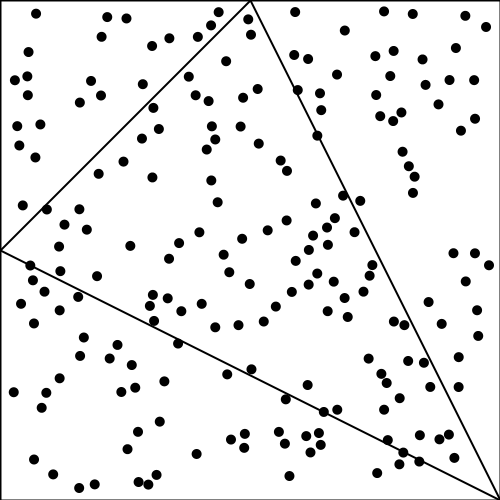
Frame 1 (no input)
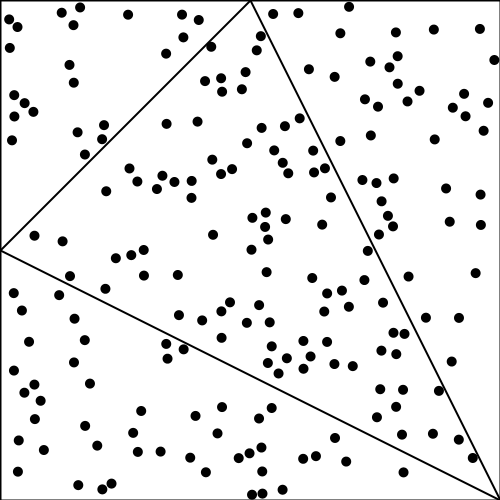
Frame 60 (the mouse pressed at the canvas centre just before this capture)
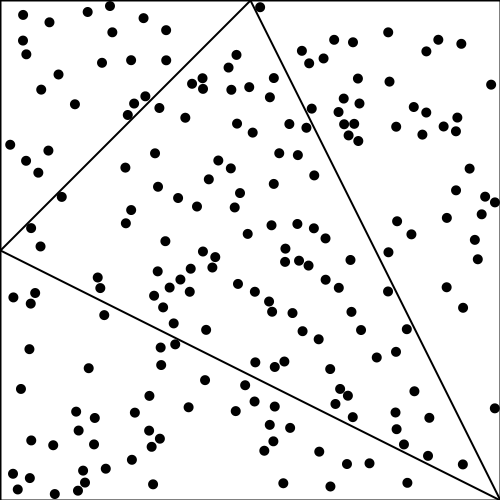
Frame 120 (the mouse held since frame 60 and released just before this capture)

The Processing sketch that drew these frames (run headless with seeded random() and noise(); from frame 60 on, the mouse is pressed at the canvas centre):

// Processing sketch: collisionSystems2D
// ── collisionSystems2D.pde
CollisionSystem cs;
ArrayList<FixedWall> walls;
ArrayList<PVector> trail;
Particle bigPart;

void fit4() {
  Particle A = new Particle (new PVector(50,50), 50);
  A.vel = new PVector(22,22);
  Particle B = new Particle (new PVector(250,100), 35);
  B.vel = new PVector(-30,30);
  Particle C = new Particle (new PVector(150,325), 25);
  C.vel = new PVector(0,-35);
  
  float ttiAB = A.getCollisionTime(B);
  float ttiAC = A.getCollisionTime(C);
  float ttiBC = B.getCollisionTime(C);
  
  println("AB time = " + ttiAB);
  println("AC time = " + ttiAC);
  println("BC time = " + ttiBC);
  
  B.update(ttiBC);
  C.update(ttiBC);
  
  println("B loc = " + B.loc);
  println("C loc = " + C.loc);
  
  B.performCollision(C);
  
  println("B new vel = " + B.vel);
  println("C new vel = " + C.vel);
}

void setup() {
  fit4();
  
  size(500,500);
  cs = new CollisionSystem(0,20);
  /*
  bigPart = new Particle(new PVector(width/2,height/2), 100);
  bigPart.mass = 20;
  cs.parts.add(bigPart);
  */
  float rad = 5;
  while(cs.parts.size() < 200) {
    Particle p = new Particle(new PVector(random(rad*2,width-rad*2),random(rad*2,height-rad*2)), rad);
    boolean isect = false;
    for(Particle other : cs.parts) {
      if(p.intersect(other)) {
        isect = true;
        break;
      }
    }
    if(!isect) {
      cs.parts.add(p);
    }
  }
  trail = new ArrayList<PVector>();
  
  walls = new ArrayList<FixedWall>();
  
  walls.add(new FixedWall(new PVector(width/2,0), new PVector(0,height/2)));
  walls.add(new FixedWall(new PVector(0,height/2), new PVector(width,height)));
  walls.add(new FixedWall(new PVector(width,height), new PVector(width/2,0)));
  
  //walls.add(new FixedWall(new PVector(100,100), new PVector(300,300)));
  
  walls.add(new FixedWall(new PVector(0,0), new PVector(width,0)));
  walls.add(new FixedWall(new PVector(width,0), new PVector(width,height)));
  walls.add(new FixedWall(new PVector(width,height), new PVector(0,height)));
  walls.add(new FixedWall(new PVector(0,height), new PVector(0,0)));
  
}

void draw() {
  background(255);
  fill(0);
  for(FixedWall w : walls) {
    w.display();
  }
  //cs.run();
  //cs.runWithIntersections();
  //cs.runWithWallIntersections(walls);
  //cs.runShowingParticleCollisions();
  //cs.runShowingWallCollisions(walls);
  //cs.runWithWallCollisions(walls);
  //cs.runWithParticleCollisions();
  cs.runWithParticleAndWallCollisions(walls);
  //trail.add(bigPart.loc.copy());
  
  stroke(0,255,0);
  noFill();
  beginShape();
  for(PVector v : trail) vertex(v.x,v.y);
  endShape();
}

void keyPressed() {
  loop();
}

// ── CollisionSystem.pde
import java.util.Map;

class CollisionSystem {
  ArrayList<Particle> parts;
  
  public CollisionSystem(int num, float rad) {
    parts = new ArrayList<Particle>();
    while(parts.size() < num) {
      Particle p = new Particle(new PVector(random(rad*2,width-rad*2),random(rad*2,height-rad*2)), rad);
      boolean isect = false;
      for(Particle other : parts) {
        if(p.intersect(other)) {
          isect = true;
          break;
        }
      }
      if(!isect) {
        parts.add(p);
      }
    }
  }
  
  public CollisionSystem(int num) {
    this(num,5);
  }
  
  public void runWithWallIntersections(ArrayList<FixedWall> walls) {
    for(Particle p : parts) {
      boolean isect = false;
      for(FixedWall w : walls) {
        isect = isect || p.intersect(w);
      }
      if(isect) fill(0,255,255);
      else fill(0);
      p.run();
    }
  }
  
  public void runWithIntersections() {
    for(Particle p : parts) {
      boolean isect = false;
      for(Particle q : parts) {
        if(p != q) {
          isect = isect || p.intersect(q);
        }
      }
      if(isect) fill(255,0,0);
      else fill(0);
      p.run();
    }
  }
  
  public void runShowingParticleCollisions() {
    for(Particle p : parts) {
      float timeToIntersect = 100;
      for(Particle q : parts) {
        if(p != q) {
          float tti = p.getCollisionTime(q);
          if(tti >= 0 && tti < timeToIntersect)
            timeToIntersect = tti;
        }
      }
      fill(map(timeToIntersect,0,100,255,0),0,0);
      if(timeToIntersect < 1) fill(0,0,255);
      p.run();
    }
  }
  
  public void runWithParticleCollisions() {
    float closestIntersection = 1000;
    boolean collisionHappened = true;
    HashMap<Particle,Float> collided = new HashMap<Particle,Float>();
    float timeRemaining = 1f;
    while(collisionHappened && timeRemaining > 0) {
      collisionHappened = false;
      closestIntersection = 1000;
      Particle closest1 = null;
      Particle closest2 = null;
      for(Particle p : parts) {
        float timeToIntersect = 1000;
        for(Particle q : parts) {
          if(p != q && !p.intersect(q)) {
            float tti = p.getCollisionTime(q);
            if(tti >= 0 && tti < timeToIntersect)
              timeToIntersect = tti;
            if(timeToIntersect < closestIntersection) {
              closestIntersection = timeToIntersect;
              closest1 = p;
              closest2 = q;
            }
          }
        }
      }
      if(closest1 != null && closest2 != null && closestIntersection <= timeRemaining) {
        for(Particle p : parts) {
          p.update(closestIntersection);
        }
        collided.put(closest1,closestIntersection);
        collided.put(closest2,closestIntersection);
        closest1.performCollision(closest2);
        timeRemaining -= closestIntersection;
        collisionHappened = true;
      }
    }
    
    for(Particle p : parts) {
      if(collided.containsKey(p)) {
        fill(255,0,0);
      } else {
        fill(0);
      }
      p.run(timeRemaining);
    }
  }
  
  public void runShowingWallCollisions(ArrayList<FixedWall> walls) {
    for(Particle p : parts) {
      float timeToIntersect = 10000;
      for(FixedWall w : walls) {
        float tti = p.getCollisionTime(w);
        if(tti >= 0 && tti < timeToIntersect)
          timeToIntersect = tti;
      }
      println(timeToIntersect);
      fill(map(timeToIntersect,0,100,255,0),0,0);
      if(timeToIntersect < 1) fill(0,0,255);
      p.run();
    }
  }
  
  public void runWithWallCollisions(ArrayList<FixedWall> walls) {
    float nextWallIsect = 1000;
    boolean collisionHappened = true;
    float timeRemaining = 1f;
    
    while(collisionHappened && timeRemaining > 0) {
      collisionHappened = false;
      nextWallIsect = 1000;
      
      //Find the next wall intersection
      FixedWall nextWall = null;
      Particle nextWallPart = null;
      for(Particle p : parts) {
        for(FixedWall w : walls) {
          if(!p.intersect(w)) {
            float tti = p.getCollisionTime(w);
            if(tti >= 0 && tti < nextWallIsect) {
              nextWallIsect = tti;
              nextWall = w;
              nextWallPart = p;
            }
          }
        }
      }
      
      //Perform the next intersection
      if(nextWall != null && nextWallPart != null && nextWallIsect <= timeRemaining) {
        for(Particle p : parts) {
          p.update(nextWallIsect);
        }
        nextWallPart.performCollision(nextWall);
        timeRemaining -= nextWallIsect;
        collisionHappened = true;
      }
    }
    
    //After all the collisions this frame are handled, run the particles
    //the rest of the remaining time in this frame
    for(Particle p : parts) {
      p.run(timeRemaining);
    }
  }
  
  public void runWithParticleAndWallCollisions(ArrayList<FixedWall> walls) {
    float nextPartIsect = 1000;
    float nextWallIsect = 1000;
    boolean collisionHappened = true;
    float timeRemaining = 1f;
    
    while(collisionHappened && timeRemaining > 0) {
      collisionHappened = false;
      nextPartIsect = 1000;
      nextWallIsect = 1000;
      
      //Find the next particle intersection
      Particle nextPart1 = null;
      Particle nextPart2 = null;
      for(Particle p : parts) {
        for(Particle q : parts) {
          if(p != q && !p.intersect(q)) {
            float tti = p.getCollisionTime(q);
            if(tti >= 0 && tti < nextPartIsect) {
              nextPartIsect = tti;
              nextPart1 = p;
              nextPart2 = q;
            }
          }
        }
      }
      
      //Find the next wall intersection
      FixedWall nextWall = null;
      Particle nextWallPart = null;
      for(Particle p : parts) {
        for(FixedWall w : walls) {
          if(!p.intersect(w)) {
            float tti = p.getCollisionTime(w);
            if(tti >= 0 && tti < nextWallIsect) {
              nextWallIsect = tti;
              nextWall = w;
              nextWallPart = p;
            }
          }
        }
      }
      
      //If the next collision is particle-particle
      if(nextPartIsect < nextWallIsect) {
        if(nextPart1 != null && nextPart2 != null && nextPartIsect <= timeRemaining) { 
          for(Particle p : parts) {
            p.update(nextPartIsect);
          }
          nextPart1.performCollision(nextPart2);
          timeRemaining -= nextPartIsect;
          collisionHappened = true;
        }
      }
      //Otherwise, the next collision may be particle-wall
      else {
        if(nextWall != null && nextWallPart != null && nextWallIsect <= timeRemaining) {
          for(Particle p : parts) {
            p.update(nextWallIsect);
          }
          nextWallPart.performCollision(nextWall);
          timeRemaining -= nextWallIsect;
          collisionHappened = true;
        }
      }
    }
    
    //After all the collisions this frame are handled, run the particles
    //the rest of the remaining time in this frame
    for(Particle p : parts) {
      p.run(timeRemaining);
    }
  }
  
  
  public void run() {
    for(Particle p : parts) {
      p.run();
    }
  }
  
}

// ── FixedWall.pde
class FixedWall {
  PVector end1;
  PVector end2;
 
  public FixedWall(PVector _end1, PVector _end2) {
    end1 = _end1.copy();
    end2 = _end2.copy();
  }
 
  void display() {
    stroke(0);
    strokeWeight(2);
    line(end1.x,end1.y, end2.x,end2.y);
  } 
}

// ── Particle.pde
class Particle {
  private PVector loc;
  private PVector vel;
  private PVector acc;
  
  public color fillCol = color(0);
  public float r = 5;

  public float mass = 1;

  Particle(PVector l, float rad) {
    this(l);
    r = rad;
  }
  Particle(PVector l) {
    acc = new PVector(0,0);
    vel = new PVector(random(-2,2),random(-2,2));
    loc = l.copy();
  }
  Particle() {
    this(new PVector(0,0));
  }

  void run(float t) {
    update(t);
    display();
  }
  void run() {
    run(1);
  }

  void applyForce(PVector force) {
    PVector f = force.get();
    f.div(mass);   
    acc.add(f);
  }

  void update() {
    update(1);
  }

  // Method to update location
  void update(float t) {
    //println(PVector.mult(vel,t));
    vel.add(PVector.mult(acc,t));
    loc.add(PVector.mult(vel,t));
    acc.mult(0);
    sideBounce();
  }
  
  void sideBounce() {
    if(loc.x < r || loc.x > width-r) {
      vel = new PVector(-vel.x,vel.y);
    }
    if(loc.y < r || loc.y > height-r) {
      vel = new PVector(vel.x,-vel.y);
    }
  }

  // Method to display
  void display() {
    noStroke();
    //fill(fillCol);
    ellipse(loc.x,loc.y,r*2,r*2);
  }

  boolean intersect(Particle other) {
    float delX = loc.x-other.loc.x;
    float delY = loc.y-other.loc.y;
    if(delX*delX + delY*delY < (r+other.r)*(r+other.r)) {
      return true;
    } else {
      return false;
    }
  }
  
  boolean intersect(FixedWall wall) {
    float dpx = wall.end2.x - wall.end1.x;
    float dpy = wall.end2.y - wall.end1.y;
    float a = dpx*dpx + dpy*dpy;
    float b = 2*(dpx*(wall.end1.x - loc.x) + dpy*(wall.end1.y - loc.y));
    float c = (wall.end1.x - loc.x)*(wall.end1.x - loc.x) +
              (wall.end1.y - loc.y)*(wall.end1.y - loc.y) - r*r;
    float disc = b*b - 4*a*c;
    if(disc >= 0) return true;
    else return false;
  }
  
  float getCollisionTime(Particle other) {
    PVector CD = PVector.sub(loc,other.loc);
    PVector Vcd = PVector.sub(vel,other.vel);
    float a = PVector.dot(Vcd,Vcd);
    float b = 2*PVector.dot(Vcd,CD);
    float c = PVector.dot(CD,CD) - (r+other.r)*(r+other.r);
    float disc = b*b - 4*a*c;
    float t1 = -1f;
    float t2 = -1f;
    if(disc >= 0) {
      t1 = (-b + sqrt(disc)) / (2*a);
      t2 = (-b - sqrt(disc)) / (2*a);
    }
    float retval = -1;
    if(t1 >= 0 && t2 >= 0) retval = min(t1,t2);
    else if(t1 >= 0) retval = t1;
    else if(t2 >= 0) retval = t2;
    return retval;
  }
  
  float getCollisionTime(FixedWall w) {
     float dpx = w.end2.x - w.end1.x;
     float dpy = w.end2.y - w.end1.y;
     PVector N = new PVector(-dpy,dpx);
     N.normalize();
     float det = dpx*vel.y - dpy*vel.x;
     
     float t1 = -dpy*(w.end1.x - loc.x + r*N.x)
                +dpx*(w.end1.y - loc.y + r*N.y);
     t1 /= det;
     float s1 = -vel.y*(w.end1.x - loc.x + r*N.x)
                +vel.x*(w.end1.y - loc.y + r*N.y);
     s1 /= det;
     float t2 = -dpy*(w.end1.x - loc.x - r*N.x)
                +dpx*(w.end1.y - loc.y - r*N.y);
     t2 /= det;
     float s2 = -vel.y*(w.end1.x - loc.x - r*N.x)
                +vel.x*(w.end1.y - loc.y - r*N.y);
     s2 /= det;
     
     if(t1 < 0 && t2 < 0) return 10000;
     if(s1 >= 0 && s1 <= 1) {
       if(s2 >= 0 && s2 <= 1) {
         if(t1 >= 0 && t2 < 0) return t1;
         else if(t1 < 0 && t2 >= 0) return t2;
         else if(t1 < t2) return t1;
         else if(t2 < t1) return t2;
         else return 10000;
       } else {
         if(t1 >= 0) return t1;
         else return 10000;
       }
     } else {
       if(s2 >= 0 && s2 <= 1) {
         if(t2 >= 0) return t2;
         else return 10000;
       }
       else return 10000;
     } 
  }
  
  void performCollision(Particle other) {
    PVector k = PVector.sub(loc,other.loc).normalize();
    float z = PVector.mult(k,2).dot(PVector.sub(vel,other.vel));
    z = z / ((1/mass)+(1/other.mass));
    vel = PVector.sub(vel, PVector.mult(k, z/mass));
    other.vel = PVector.add(other.vel, PVector.mult(k, z/other.mass));
    
    loc.add(PVector.mult(vel,0.001));
    other.loc.add(PVector.mult(other.vel,0.001));
  }

  void performCollision(FixedWall wall) {
    PVector N = new PVector(-(wall.end2.y - wall.end1.y), wall.end2.x - wall.end1.x);
    N.normalize();
    
    //Need the clockwise angle between N and -vel
    float dot = -vel.x*N.x - vel.y*N.y;
    float det = -vel.x*N.y + vel.y*N.x;
    float theta = atan2(det,dot);
    
    float theta2 = theta*2;
    //println("Orig vel: " + vel + " around N: " + N + " angle of " + theta2);
    vel = new PVector(-vel.x*cos(theta2) + vel.y*sin(theta2),
                      -vel.x*sin(theta2) - vel.y*cos(theta2));
    //println("New velo: " + vel);
    loc.add(PVector.mult(vel,0.001));
  }

}
